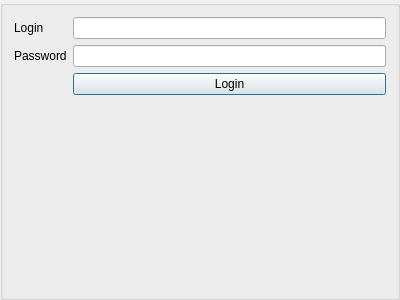
<?xml version="1.0" encoding="UTF-8"?>
<ui version="4.0">
 <class>LoginWidget</class>
 <widget class="QGroupBox" name="LoginWidget">
  <property name="geometry">
   <rect>
    <x>0</x>
    <y>0</y>
    <width>400</width>
    <height>300</height>
   </rect>
  </property>
  <property name="windowTitle">
   <string>GroupBox</string>
  </property>
  <layout class="QFormLayout" name="formLayout">
   <item row="0" column="0">
    <widget class="QLabel" name="loginLabel">
     <property name="text">
      <string>Login</string>
     </property>
    </widget>
   </item>
   <item row="1" column="0">
    <widget class="QLabel" name="passwordLabel">
     <property name="text">
      <string>Password</string>
     </property>
    </widget>
   </item>
   <item row="1" column="1">
    <widget class="QLineEdit" name="passwordLineEdit"/>
   </item>
   <item row="2" column="1">
    <widget class="QPushButton" name="loginPushButton">
     <property name="text">
      <string>Login</string>
     </property>
     <property name="autoDefault">
      <bool>false</bool>
     </property>
     <property name="default">
      <bool>true</bool>
     </property>
     <property name="flat">
      <bool>false</bool>
     </property>
    </widget>
   </item>
   <item row="0" column="1">
    <widget class="QLineEdit" name="loginLineEdit"/>
   </item>
  </layout>
 </widget>
 <resources/>
 <connections/>
</ui>
